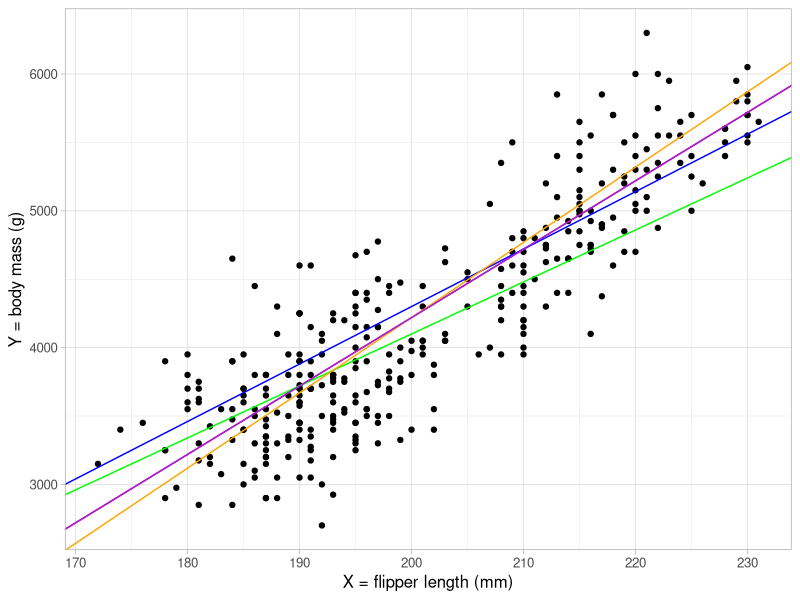
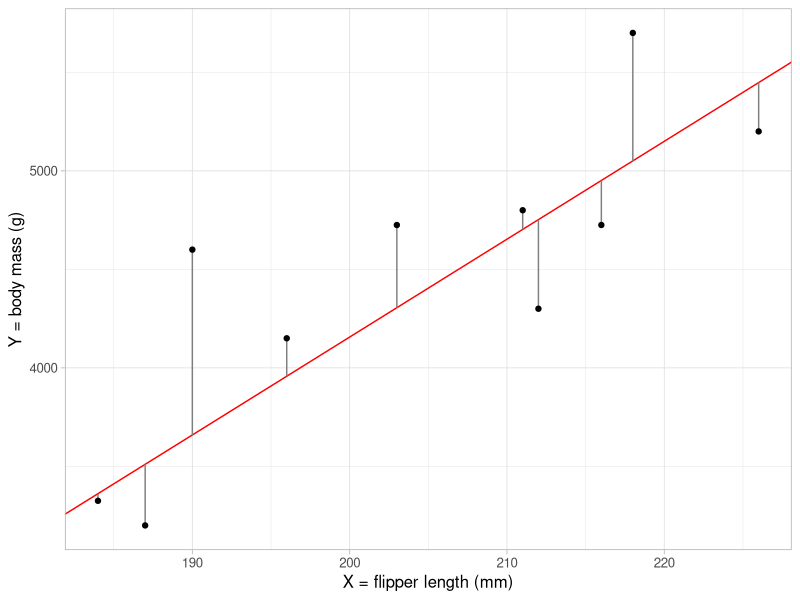
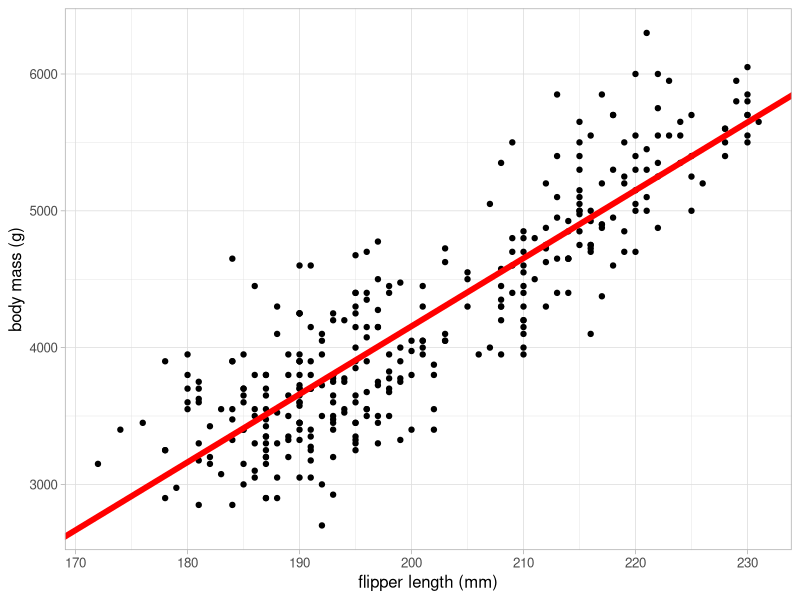
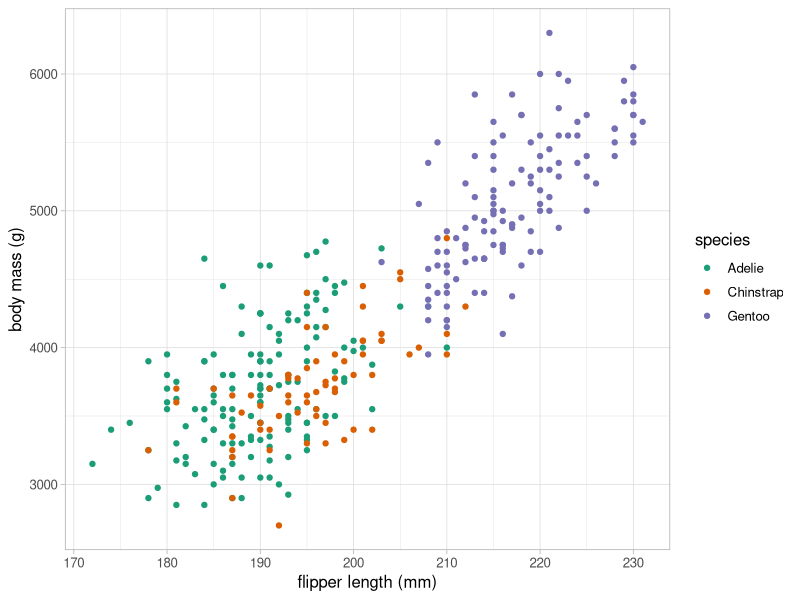
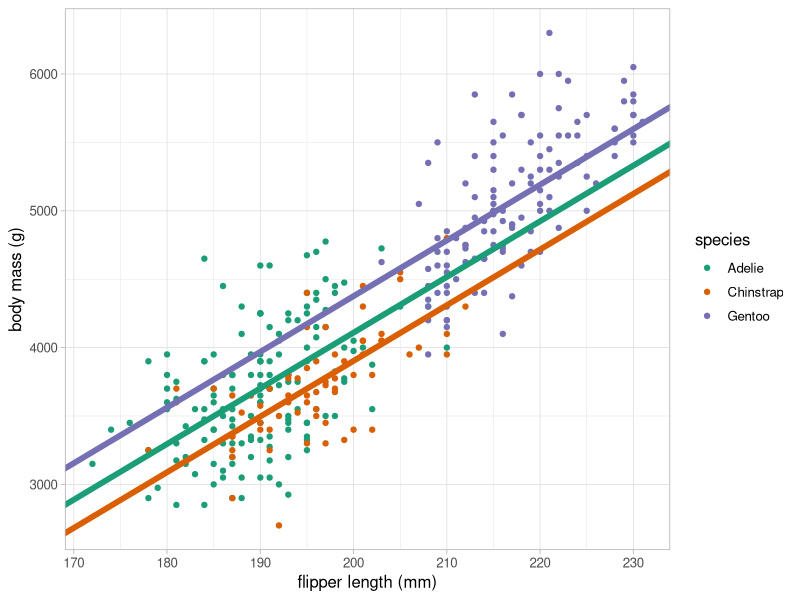
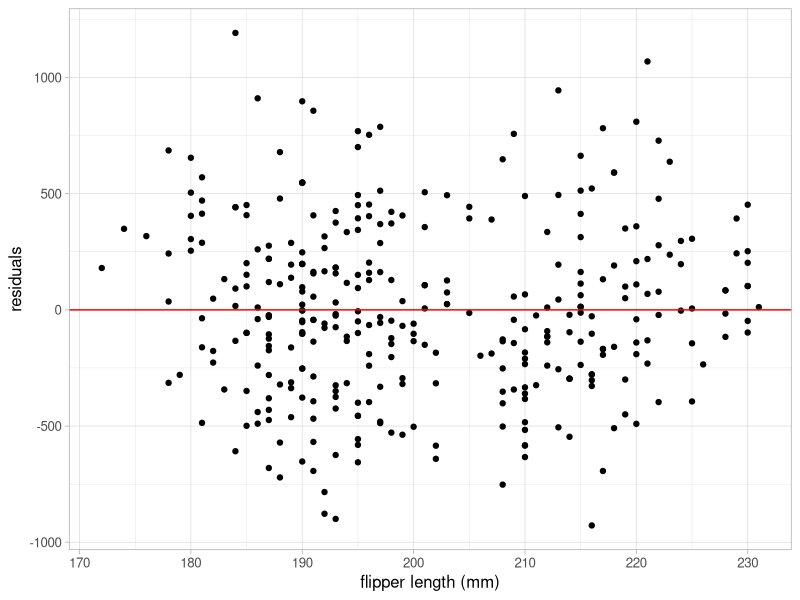
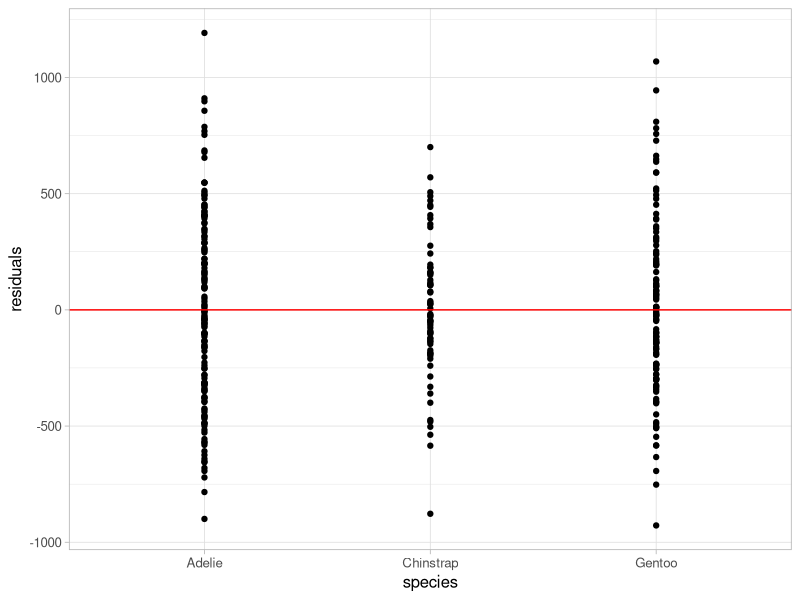
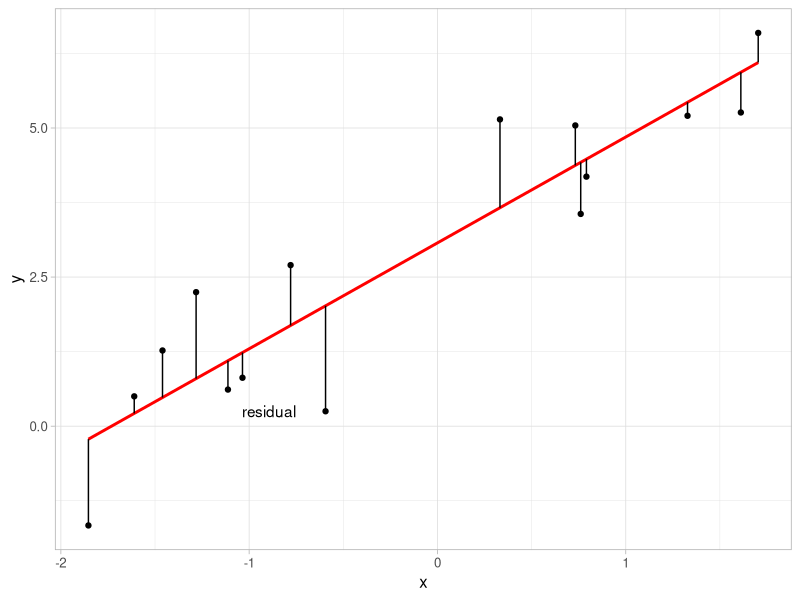

Write the R code that produced these figures, in order.
## ---- chunk 1
#| label: setup
#| include: false
#| message: false

library(tidyverse)
library(palmerpenguins)
library(Metrics)
library(car)

data(penguins)

set.seed(2024)
## ---- chunk 2
#| echo: false
#| warning: false
ggplot(data = penguins) +
    geom_point(aes(y = body_mass_g, x = flipper_length_mm)) + 
    geom_abline(intercept = -5780.831, slope = 50, col = "red")+
    geom_abline(intercept = -4100, slope = 42, col = "blue")+
    geom_abline(intercept = -3500, slope = 38, col = "green")+
    geom_abline(intercept = -6780.831, slope = 55, col = "orange")+
    geom_abline(intercept = -5780.831, slope = 50, col = "purple")+
    labs(y = "Y = body mass (g)", x = "X = flipper length (mm)") +
    theme_light(base_size = 12)

## ---- chunk 3
#| echo: false
#| warning: false
#| 
set.seed(40)

fit <- lm(body_mass_g ~ flipper_length_mm, data = penguins)

penguins |>
    filter(!is.na(body_mass_g)) |>
    mutate(yhat = predict(fit)) |>
    slice_sample(n = 10) |> 
    ggplot() +
    geom_abline(intercept = fit$coefficients[1], slope = fit$coefficients[2], col = "red") +
    geom_segment(aes(flipper_length_mm, y = body_mass_g, yend = yhat), col = "grey50") +
    geom_point(aes(y = body_mass_g, x = flipper_length_mm)) +
    labs(y = "Y = body mass (g)", x = "X = flipper length (mm)") +
    theme_light(base_size = 12)

## ---- chunk 4
#| label: simple-linear-reg

lm_flipper <- lm(body_mass_g ~ flipper_length_mm, data = penguins) # <1>

summary(lm_flipper) # <2>
## ---- chunk 5
#| label: corr-linearreg

r_sq <- summary(lm_flipper)$r.squared

cor(penguins$body_mass_g, penguins$flipper_length_mm,
    use = "complete.obs")

sqrt(r_sq)
## ---- chunk 6
#| label: fig-scatter-bestfit
#| fig-cap: Scatterplot of body mass and flipper length with a line of best fit added
#| warning: false

ggplot(data = penguins) +
  geom_point(aes(x = flipper_length_mm, y = body_mass_g)) +
  geom_abline(intercept = coefficients(lm_flipper)[1], 
              slope = coefficients(lm_flipper)[2], 
              colour = "red", linewidth = 2) +
  labs(x = "flipper length (mm)", y = "body mass (g)") +
  theme_light(base_size = 12)
## ---- chunk 7
#| label: lm-confint

confint(lm_flipper) # <1>
## ---- chunk 8
#| label: fig-mass-species
#| fig-cap: Scatterplot investigating the relationship between body mass, flipper length, and species in penguins.
#| warning: false

ggplot(data = penguins) +
  geom_point(aes(x = flipper_length_mm, y = body_mass_g,
                 colour = species)) +
  scale_colour_brewer(palette = "Dark2") +
  labs(x = "flipper length (mm)", y = "body mass (g)") +
  theme_light(base_size = 12)
## ---- chunk 9
#| label: dummy-ex
#| echo: false

penguins %>% 
  select(species) %>% 
  mutate(chinstrap = if_else(species == "Chinstrap", 1, 0),
         gentoo = if_else(species == "Gentoo", 1, 0)) %>% 
  slice_sample(n = 10) %>% 
  knitr::kable()
## ---- chunk 10
#| label: class-species

class(penguins$species)

levels(penguins$species)
## ---- chunk 11
#| label: reorder-species

penguins_new <- mutate(penguins,
                       species_gentoo = fct_relevel(species, "Gentoo"))

levels(penguins_new$species_gentoo)
## ---- chunk 12
#| label: lm-dummy

lm_flipper_spec <- lm(body_mass_g ~ flipper_length_mm + species,
                      data = penguins)

summary(lm_flipper_spec)
## ---- chunk 13
#| label: fig-scatter-dummyvar
#| fig-cap: Scatterplot of body mass, flipper length and species, with lines of best fit added
#| warning: false

ggplot(data = penguins) +
  geom_point(aes(x = flipper_length_mm, y = body_mass_g, colour = species)) +
  geom_abline(intercept = coefficients(lm_flipper_spec)[1], # <1>
              slope = coefficients(lm_flipper_spec)[2], 
              colour = "#1B9E77", linewidth = 2) +  # <1>
  geom_abline(intercept = (coefficients(lm_flipper_spec)[1] +     # <2>
                        coefficients(lm_flipper_spec)[3]), 
              slope = coefficients(lm_flipper_spec)[2], 
              colour = "#D95F02", linewidth = 2) +  #<2>
  geom_abline(intercept = (coefficients(lm_flipper_spec)[1] +     # <3>
                        coefficients(lm_flipper_spec)[4]), 
              slope = coefficients(lm_flipper_spec)[2], 
              colour = "#7570B3", linewidth = 2) +  # <3>
  scale_colour_brewer(palette = "Dark2") +
  labs(x = "flipper length (mm)", y = "body mass (g)") +
  theme_light(base_size = 12)
## ---- chunk 14
#| label: lm2-confint

confint(lm_flipper_spec)
## ---- chunk 15
#| label: adj-r-squ

summary(lm_flipper)$adj.r.squared

summary(lm_flipper_spec)$adj.r.squared
## ---- chunk 16
#| label: info-crit

AIC(lm_flipper)

AIC(lm_flipper_spec)

BIC(lm_flipper)

BIC(lm_flipper_spec)
## ---- chunk 17
#| label: rmse-mae

rmse(lm_flipper$model$body_mass_g, predict(lm_flipper))

rmse(lm_flipper_spec$model$body_mass_g, predict(lm_flipper_spec))

mae(lm_flipper$model$body_mass_g, predict(lm_flipper))

mae(lm_flipper_spec$model$body_mass_g, predict(lm_flipper_spec))
## ---- chunk 18
#| label: linearity

penguins_resid <- lm_flipper_spec$model %>% #<1>
    mutate(
        residuals_flipper_spec = resid(lm_flipper_spec),
        fitted_flipper_spec = predict(lm_flipper_spec)
    )

ggplot(data = penguins_resid) +
    geom_point(aes(x = flipper_length_mm, y = residuals_flipper_spec)) +
    labs(y = "residuals", x = "flipper length (mm)") +
    geom_hline(yintercept = 0, colour = "red") + #<2>
    theme_light(base_size = 12)

ggplot(data = penguins_resid) +
    geom_point(aes(x = species, y = residuals_flipper_spec)) +
    labs(y = "residuals", x = "species") +
    geom_hline(yintercept = 0, colour = "red") + #<3>
    theme_light(base_size = 12)
## ---- chunk 19
#| label: residual-example
#| echo: false
#| message: false
#| warning: false

df_resid <- tibble(x = rnorm(15),
                   resid = rnorm(n = 15),
                   y = 2.6 + (x*1.5) + resid)

lm_resid <- lm(y ~ x, data = df_resid)
ggplot(data = df_resid, 
       aes(x = x, y = y)) +
  geom_point() +
  geom_smooth(method = "lm", colour = "red", se = FALSE) +
  annotate("segment", x = df_resid$x, xend = df_resid$x,
           y =  df_resid$y, yend = predict(lm_resid)) +
  annotate("text", x = (df_resid$x[4] -.3), 
           y = df_resid$y[4], label = "residual") +
  theme_light(base_size = 12)
## ---- chunk 20
#| label: resid-hist
#| message: false

ggplot(data = penguins_resid) +
  geom_histogram(aes(x = residuals_flipper_spec), 
                 colour = "black", fill = "grey45") +
  labs(x = "residuals") +
  theme_light(base_size = 12)
## ---- chunk 21
#| label: vif-linear

library(car)

vif(lm_flipper_spec)
## ---- chunk 22
#| label: resid-variance
ggplot(data = penguins_resid) +
    geom_point(aes(x = fitted_flipper_spec, y = residuals_flipper_spec)) +
    geom_hline(yintercept = 0, colour = "red") +
    labs(x = "fitted values", y = "residuals") +
    theme_light(base_size = 12)
## ---- chunk 23
#| label: cooks-dist

plot(lm_flipper_spec, which = 4)
## ---- chunk 24
#| label: cooks-dist-data
#| echo: false

penguins %>% 
  filter((body_mass_g == lm_flipper_spec$model$body_mass_g[40] &
          flipper_length_mm == lm_flipper_spec$model$flipper_length_mm[40]) |
          (body_mass_g == lm_flipper_spec$model$body_mass_g[170] &
          flipper_length_mm == lm_flipper_spec$model$flipper_length_mm[170]) |
          (body_mass_g == lm_flipper_spec$model$body_mass_g[315] &
          flipper_length_mm == lm_flipper_spec$model$flipper_length_mm[315])) %>% 
  knitr::kable()
## ---- chunk 25
par(mfrow = c(2, 2))
plot(lm_flipper_spec)
